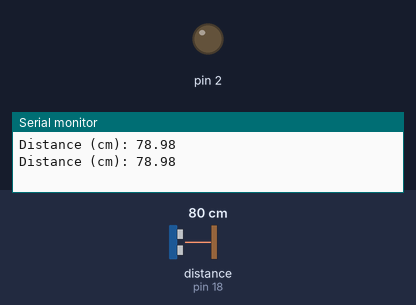
Recording of a sketch running on a simulated Arduino Uno, built with avr-gcc and run on an emulated ATmega328P. Parts: output pins drawn as LEDs (lit = HIGH), the last lines printed to the serial monitor. Wiring (inferred from the names in the program): ultrasonic range finder: trigger pin 5; echo pin 18. The test bench sets the inputs (shaded band); at power-on: distance to the obstacle (sensor on pin 18) 80 cm. The echo pulse lasts 58.3 µs per cm; pins used as bus, display or sensor lines are not drawn.

Above: at 1.8 s.
1.9 s: distance to the obstacle (sensor on pin 18) set to 209 cm
4.2 s: distance to the obstacle (sensor on pin 18) set to 217 cm
At 6.3 s:
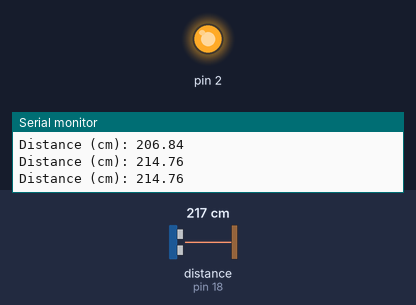
7.5 s: distance to the obstacle (sensor on pin 18) set to 2 cm
At 9.7 s:
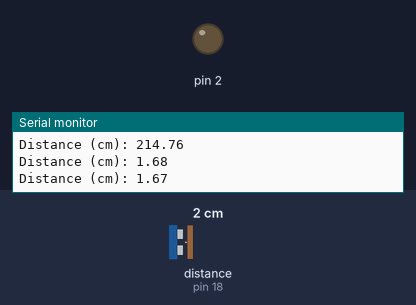
10.5 s: distance to the obstacle (sensor on pin 18) set to 250 cm
At 12.6 s:
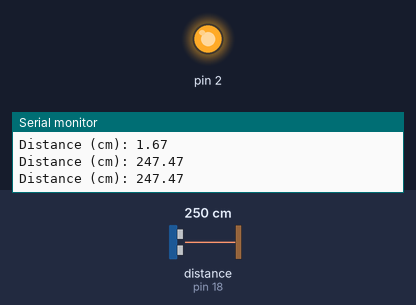
Timing chart, 0 to 14.1 s (numbered marks = the images above; inputs shaded):
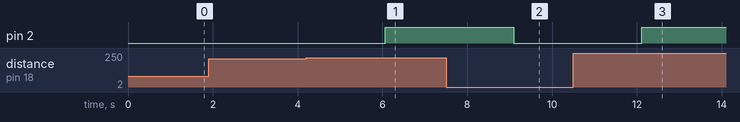

The sketch:

ultrasonic.ino
```cpp
const int trigPin = 5;
const int echoPin = 18;

//define sound speed in cm/uS
#define SOUND_SPEED 0.034


long duration;
float distanceCm;


void setup() {
  Serial.begin(115200); // Starts the serial communication
  pinMode(trigPin, OUTPUT); // Sets the trigPin as an Output
  pinMode(echoPin, INPUT); // Sets the echoPin as an Input
  pinMode(2,OUTPUT);
}

void loop() {
  // Clears the trigPin
  digitalWrite(trigPin, LOW);
  delayMicroseconds(2);
  // Sets the trigPin on HIGH state for 10 micro seconds
  digitalWrite(trigPin, HIGH);
  delayMicroseconds(10);
  digitalWrite(trigPin, LOW);

  // Reads the echoPin, returns the sound wave travel time in microseconds
  duration = pulseIn(echoPin, HIGH);

  // Calculate the distance
  distanceCm = duration * SOUND_SPEED/2;


  // Prints the distance in the Serial Monitor
  Serial.print("Distance (cm): ");
  Serial.println(distanceCm);
  delay(1000);
  if(distanceCm>210)
  {
digitalWrite(2,HIGH);
    }
    else
    {
      digitalWrite(2,LOW);
      }
}
```

Measured:
- the behaviour switches between 212 and 213 cm on distance to the obstacle (sensor on pin 18) (found by bisection; images 0 and 1)
- after the input at 4.2 s, pin 2: LOW → HIGH after 1.9 s
- after the input at 7.5 s, pin 2: HIGH → LOW after 1.6 s
- after the input at 10.5 s, pin 2: LOW → HIGH after 1.6 s
